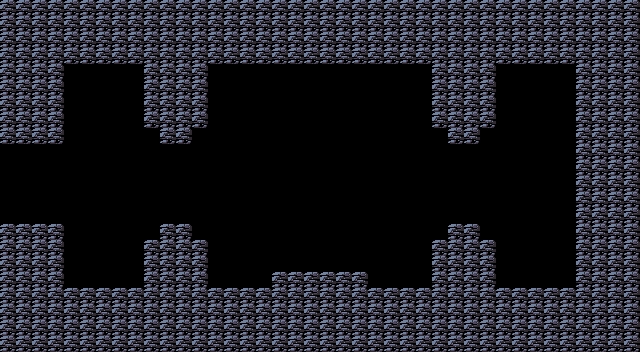

This is a level from a 2D game, rendered from its Tiled map with the project's own tilesets. A one-line summary and the complete map file follow:
An orthogonal 40x22 tile map with 16x16 px tiles, 1 tile layer (Collision) and 1 object (Save).

<map version="1.10" tiledversion="1.10.2" orientation="orthogonal" renderorder="right-down" width="40" height="22" tilewidth="16" tileheight="16" infinite="0" nextlayerid="3" nextobjectid="2">
 <tileset firstgid="1" source="../tileset/tileset.tsx" />
 <layer id="1" name="Collision" width="40" height="22">
  <data encoding="csv">
1,1,1,1,1,1,1,1,1,1,1,1,1,1,1,1,1,1,1,1,1,1,1,1,1,1,1,1,1,1,1,1,1,1,1,1,1,1,1,1,
1,1,1,1,1,1,1,1,1,1,1,1,1,1,1,1,1,1,1,1,1,1,1,1,1,1,1,1,1,1,1,1,1,1,1,1,1,1,1,1,
1,1,1,1,1,1,1,1,1,1,1,1,1,1,1,1,1,1,1,1,1,1,1,1,1,1,1,1,1,1,1,1,1,1,1,1,1,1,1,1,
1,1,1,1,1,1,1,1,1,1,1,1,1,1,1,1,1,1,1,1,1,1,1,1,1,1,1,1,1,1,1,1,1,1,1,1,1,1,1,1,
1,1,1,1,0,0,0,0,0,1,1,1,1,0,0,0,0,0,0,0,0,0,0,0,0,0,0,1,1,1,1,0,0,0,0,0,1,1,1,1,
1,1,1,1,0,0,0,0,0,1,1,1,1,0,0,0,0,0,0,0,0,0,0,0,0,0,0,1,1,1,1,0,0,0,0,0,1,1,1,1,
1,1,1,1,0,0,0,0,0,1,1,1,1,0,0,0,0,0,0,0,0,0,0,0,0,0,0,1,1,1,1,0,0,0,0,0,1,1,1,1,
1,1,1,1,0,0,0,0,0,1,1,1,1,0,0,0,0,0,0,0,0,0,0,0,0,0,0,1,1,1,1,0,0,0,0,0,1,1,1,1,
1,1,1,1,0,0,0,0,0,0,1,1,0,0,0,0,0,0,0,0,0,0,0,0,0,0,0,0,1,1,0,0,0,0,0,0,1,1,1,1,
0,0,0,0,0,0,0,0,0,0,0,0,0,0,0,0,0,0,0,0,0,0,0,0,0,0,0,0,0,0,0,0,0,0,0,0,1,1,1,1,
0,0,0,0,0,0,0,0,0,0,0,0,0,0,0,0,0,0,0,0,0,0,0,0,0,0,0,0,0,0,0,0,0,0,0,0,1,1,1,1,
0,0,0,0,0,0,0,0,0,0,0,0,0,0,0,0,0,0,0,0,0,0,0,0,0,0,0,0,0,0,0,0,0,0,0,0,1,1,1,1,
0,0,0,0,0,0,0,0,0,0,0,0,0,0,0,0,0,0,0,0,0,0,0,0,0,0,0,0,0,0,0,0,0,0,0,0,1,1,1,1,
0,0,0,0,0,0,0,0,0,0,0,0,0,0,0,0,0,0,0,0,0,0,0,0,0,0,0,0,0,0,0,0,0,0,0,0,1,1,1,1,
1,1,1,1,0,0,0,0,0,0,1,1,0,0,0,0,0,0,0,0,0,0,0,0,0,0,0,0,1,1,0,0,0,0,0,0,1,1,1,1,
1,1,1,1,0,0,0,0,0,1,1,1,1,0,0,0,0,0,0,0,0,0,0,0,0,0,0,1,1,1,1,0,0,0,0,0,1,1,1,1,
1,1,1,1,0,0,0,0,0,1,1,1,1,0,0,0,0,0,0,0,0,0,0,0,0,0,0,1,1,1,1,0,0,0,0,0,1,1,1,1,
1,1,1,1,0,0,0,0,0,1,1,1,1,0,0,0,0,1,1,1,1,1,1,0,0,0,0,1,1,1,1,0,0,0,0,0,1,1,1,1,
1,1,1,1,1,1,1,1,1,1,1,1,1,1,1,1,1,1,1,1,1,1,1,1,1,1,1,1,1,1,1,1,1,1,1,1,1,1,1,1,
1,1,1,1,1,1,1,1,1,1,1,1,1,1,1,1,1,1,1,1,1,1,1,1,1,1,1,1,1,1,1,1,1,1,1,1,1,1,1,1,
1,1,1,1,1,1,1,1,1,1,1,1,1,1,1,1,1,1,1,1,1,1,1,1,1,1,1,1,1,1,1,1,1,1,1,1,1,1,1,1,
1,1,1,1,1,1,1,1,1,1,1,1,1,1,1,1,1,1,1,1,1,1,1,1,1,1,1,1,1,1,1,1,1,1,1,1,1,1,1,1
</data>
 </layer>
 <objectgroup id="2" name="Save">
  <object id="1" name="Lush Save" type="Save" x="272" y="192" width="96" height="80" />
 </objectgroup>
</map>
